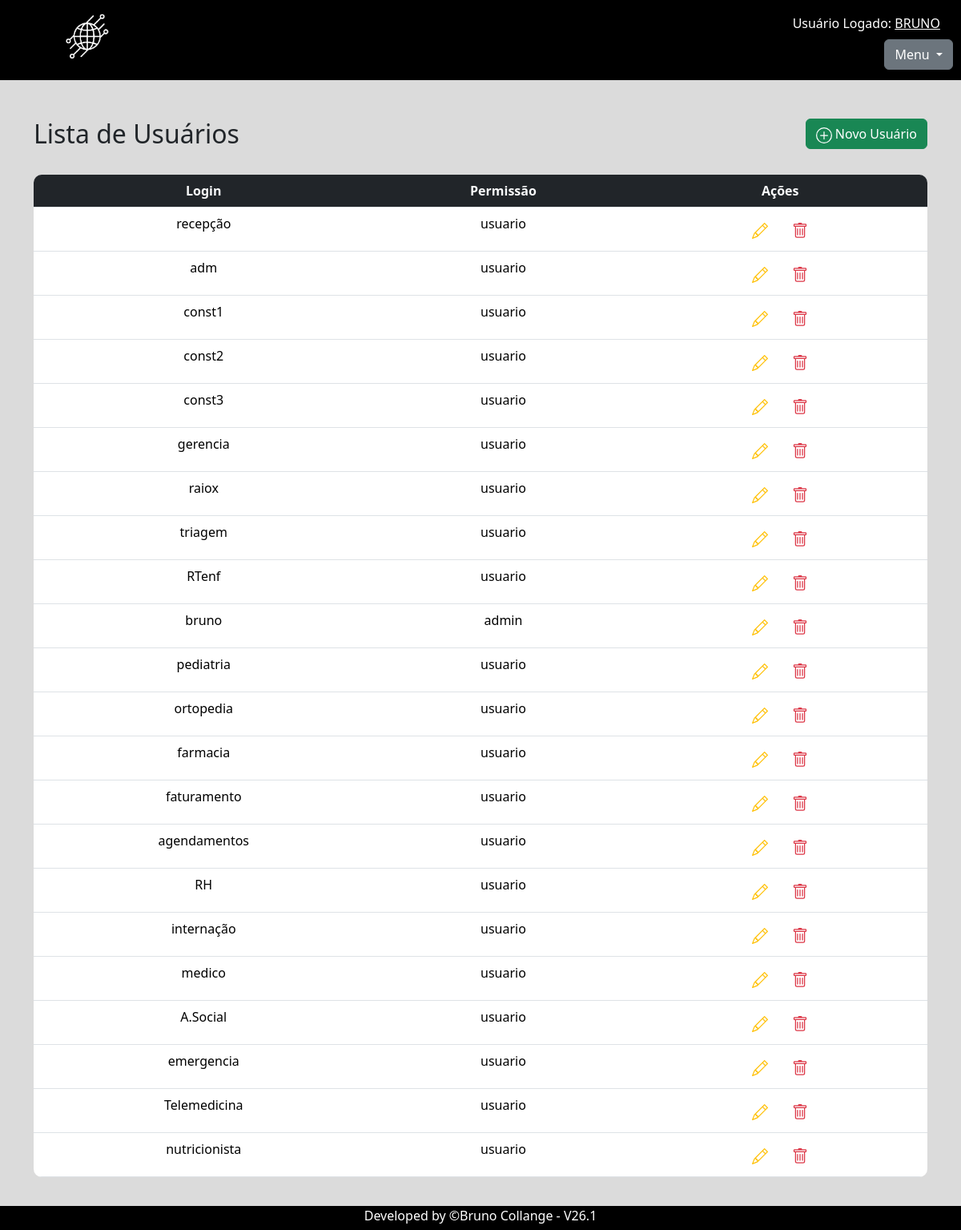
Page /gerenciar_usuarios.php (signed in) on the committed database.
### tables this page shows
CREATE TABLE `usuarios` (
  `id` int(11) NOT NULL,
  `login` varchar(50) NOT NULL,
  `senha` varchar(255) NOT NULL,
  `tipo_permissao` varchar(255) NOT NULL
);

### gerenciar_usuarios.php (the view, shortened to what this page needs)
<?php
include('conexao.php');
$sql = "SELECT * FROM usuarios";
$resultado = $mysqli->query($sql);
?>
<!DOCTYPE html>
<html lang="pt-BR">
<head>
    <link rel="stylesheet" href="style.css">
    <link href="bootstrap/css/bootstrap.min.css" rel="stylesheet">
</head>
<body>
    <header>
        <img class="logo" src="images/logoWhite.png">
        <div class="d-flex flex-column align-items-end position-relative">
            <?php echo "<h6 class='me-3'>Usuário Logado: <u>" . $_SESSION['login'] . "</u></h6>"; ?>
            <div class="dropdown">
                <button class="btn btn-secondary dropdown-toggle" type="button" id="dropdownMenuButton" data-bs-toggle="dropdown" aria-expanded="false">
                    Menu
                </button>
            </div>
        </div>
    </header>
    <div class="container mt-5">
        <div class="row">
            <div class="col">
                <h2>Lista de Usuários</h2>
            </div>
            <div class="col">
                <div style="text-align:end;">
                    <a class="btn btn-success" href="criar_usuario.php"> Novo Usuário</a><br>
                </div>
            </div>
        </div>
        <table class="table tabela-arredondada text-center"><br>
            <thead>
                <tr class="text-center align-middle">
                    <th class="p-2 bg-dark text-light">Login</th>
                    <th class="p-2 bg-dark text-light">Permissão</th>
                    <th class="p-2 bg-dark text-light">Ações</th>
                </tr>
            </thead>
            <tbody>
                <?php while ($usuario = $resultado->fetch_assoc()) : ?>
                    <tr>
                        <td><?php echo $usuario['login']; ?></td>
                        <td><?php echo $usuario['tipo_permissao']; ?></td>
                        <td>
                            <a href="editar_usuario.php?id=<?php echo $usuario['id']; ?>" class="btn text-warning effect-svg">
                            </a>
                            <a href="excluir_usuario.php?id=<?php echo $usuario['id']; ?>" class="btn text-danger effect-svg">
                            </a>
                        </td>
                    </tr>
                <?php endwhile; ?>
            </tbody>
        </table>
    </div>
</body>
<footer>
    <p>Developed by &copy;Bruno Collange - V26.1</p>
</footer>
</html>

### style.css (style rules this page uses)
* { margin: 0; padding: 0; box-sizing: border-box; }
body { background: #dbdbdb !important; padding: 100px 0 50px 0; }
header { position: fixed; top: 0; height: 100px; width: 100%; z-index: 10; text-align: right; padding: 10px; color: #ffff; background: rgb(0, 0, 0); }
header h6 { margin: 10px; }
header u { text-transform: uppercase; }
.logo { float: left; width: 80px; position: relative; left: 5%; }
footer { color: white; font-family: 'Segoe UI', Tahoma, Geneva, Verdana, sans-serif; text-shadow: 0.1em 0.1em 0.1em black; position: fixed; bottom: 0%; width: 100%; height: 30px; text-align: center; background: rgb(0, 0, 0); }
.effect-svg svg { transition: transform 0.2s ease; }
.tabela-arredondada { border-radius: 10px; overflow: hidden; border-collapse: separate; border-spacing: 0; }

### rows in the picture
usuarios: login "recepção", tipo_permissao "usuario"
usuarios: login "adm", tipo_permissao "usuario"
usuarios: login "const1", tipo_permissao "usuario"
usuarios: login "const2", tipo_permissao "usuario"
usuarios: login "const3", tipo_permissao "usuario"
usuarios: login "gerencia", tipo_permissao "usuario"
usuarios: login "raiox", tipo_permissao "usuario"
usuarios: login "triagem", tipo_permissao "usuario"
usuarios: login "RTenf", tipo_permissao "usuario"
usuarios: login "bruno", tipo_permissao "admin"
usuarios: login "pediatria", tipo_permissao "usuario"
usuarios: login "ortopedia", tipo_permissao "usuario"
usuarios: login "farmacia", tipo_permissao "usuario"
usuarios: login "faturamento", tipo_permissao "usuario"
usuarios: login "agendamentos", tipo_permissao "usuario"
usuarios: login "RH", tipo_permissao "usuario"
usuarios: login "internação", tipo_permissao "usuario"
usuarios: login "medico", tipo_permissao "usuario"
usuarios: login "A.Social", tipo_permissao "usuario"
usuarios: login "emergencia", tipo_permissao "usuario"
usuarios: login "Telemedicina", tipo_permissao "usuario"
usuarios: login "nutricionista", tipo_permissao "usuario"

### other values in the picture
$_SESSION['login'] "BRUNO"
